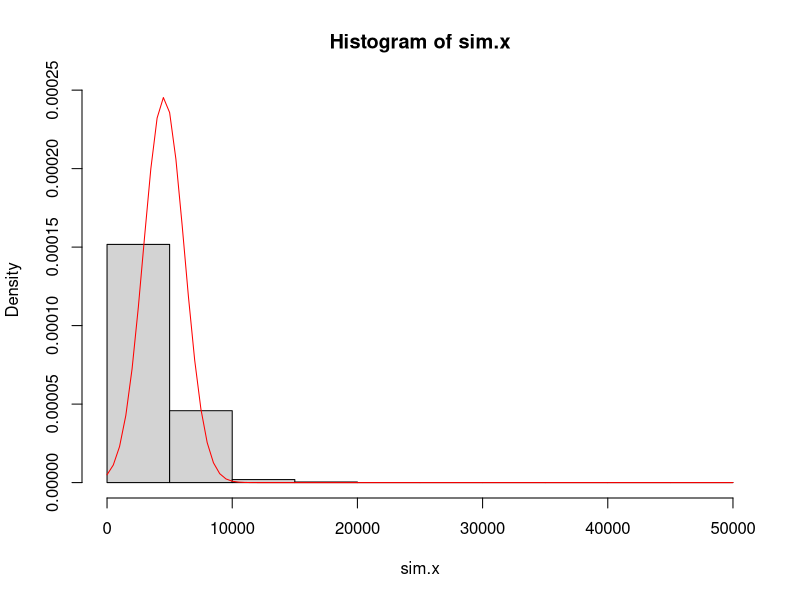
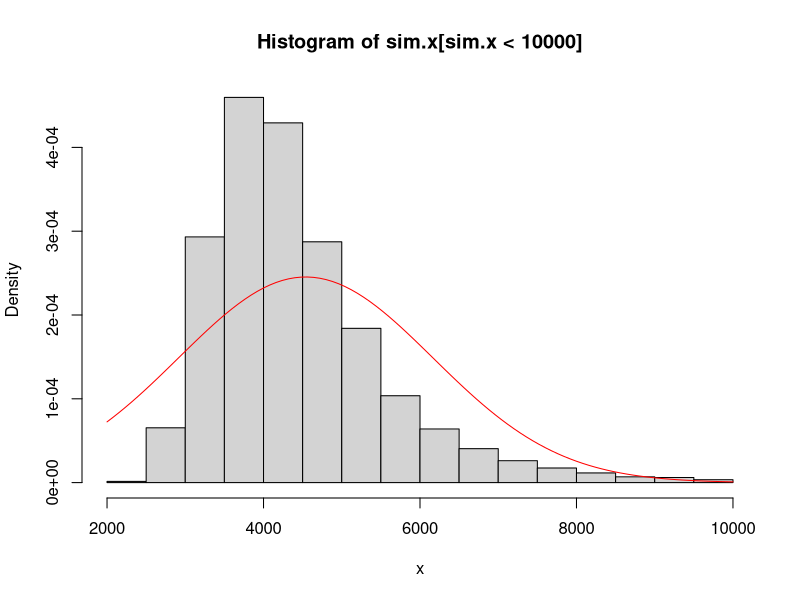
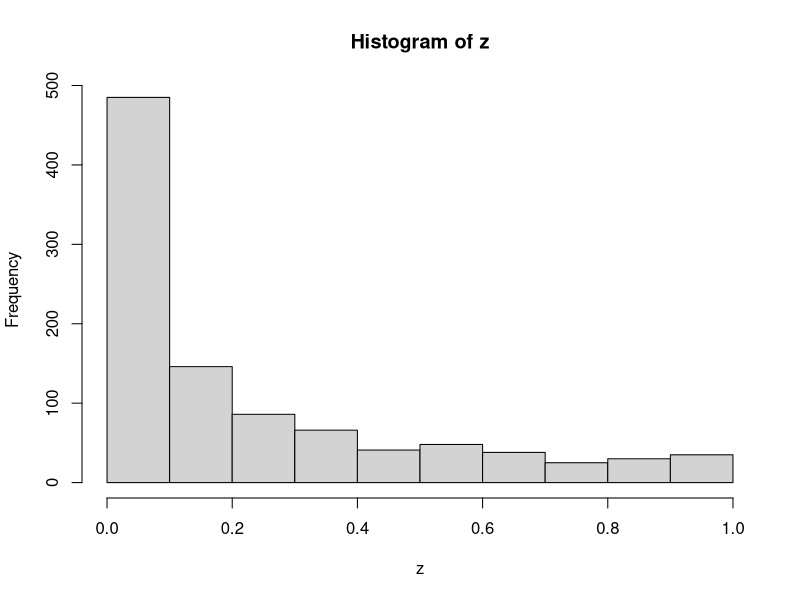

The R script that drew these images, in order:
## 
##
## Concrete example of t–test on highly skewed data 
### ### Medical cost data for two groups with two age bands with > 3000 obs each
### ### Sub-gtoups of people with very different cost distributions (woman v. men, chronic v. acute v. no conditions)
### ### More than half the values are zero - indicating more than 5% of people had no medical care that year
##
##
##
## Simulated data
## 5/8 of data are zeros in any case
## the remaining data have log-normal distribution
## the parameters of that distribution are arranged to reproduce the observed means 
## and third quartile provided in the stack exchange example
##
## Min.  1st Qu.   Median     Mean  3rd Qu.     Max. 
## 0.0      0.0      0.0   4536.0    302.6 395300.0 
## Min.  1st Qu.   Median     Mean  3rd Qu.     Max. 
## 0.0      0.0      0.0   4964.0    423.8 721700.0 
##
## Generate positive random values with a median of 0, given Q3,
# and given mean. Make a proportion 1-e of them true zeros.
##
##
rskew <- function(n, x.mean, x.q3, e=3/8) {
  beta <- qnorm(1 - (1/4)/e)
  gamma <- 2*(log(x.q3) - log(x.mean/e))
  sigma <- sqrt(beta^2 - gamma) + beta
  mu <- log(x.mean/e) - sigma^2/2
  m <- floor(n * e)
  c(exp(rnorm(m, mu, sigma)), rep(0, n-m))
}
##
##
## See how closely the summary statistics are reproduced.
# (The quartiles will be close; the maxima not too far off;
# the means may differ a lot, though.)
##
set.seed(23)
x <- rskew(3300, 4536, 302.6)
y <- rskew(3400, 4964, 423.8)
summary(x)
summary(y)
##
## Estimate the sampling distribution of the mean.
##
set.seed(17)
sim.x <- replicate(10^4, mean(rskew(3367, 4536, 302.6)))
hist(sim.x, freq=FALSE, ylim=c(0, dnorm(0, sd=sd(sim.x))))
curve(dnorm(x, mean(sim.x), sd(sim.x)), add=TRUE, col="Red")
##
## The histogram of these means estimates the sampling distribution of the mean. 
## The t-test is valid when this distribution is approximately Normal; 
## the extent to which it deviates from Normality 
## indicates the extent to which the Student t distribution will err.
## 
##
hist(sim.x[sim.x < 10000], xlab="x", freq=FALSE) # focusing on the observations that aren't outliers
curve(dnorm(x, mean(sim.x), sd(sim.x)), add=TRUE, col="Red")
##
# Can a t-test detect a difference with more data?
##
set.seed(23)
n.factor <- 50
z <- replicate(10^3, {
  x <- rskew(3300*n.factor, 4536, 302.6)
  y <- rskew(3400*n.factor, 4964, 423.8)
  t.test(x,y)$p.value
})
hist(z)
mean(z < .05) # The estimated power at a 5% significance level